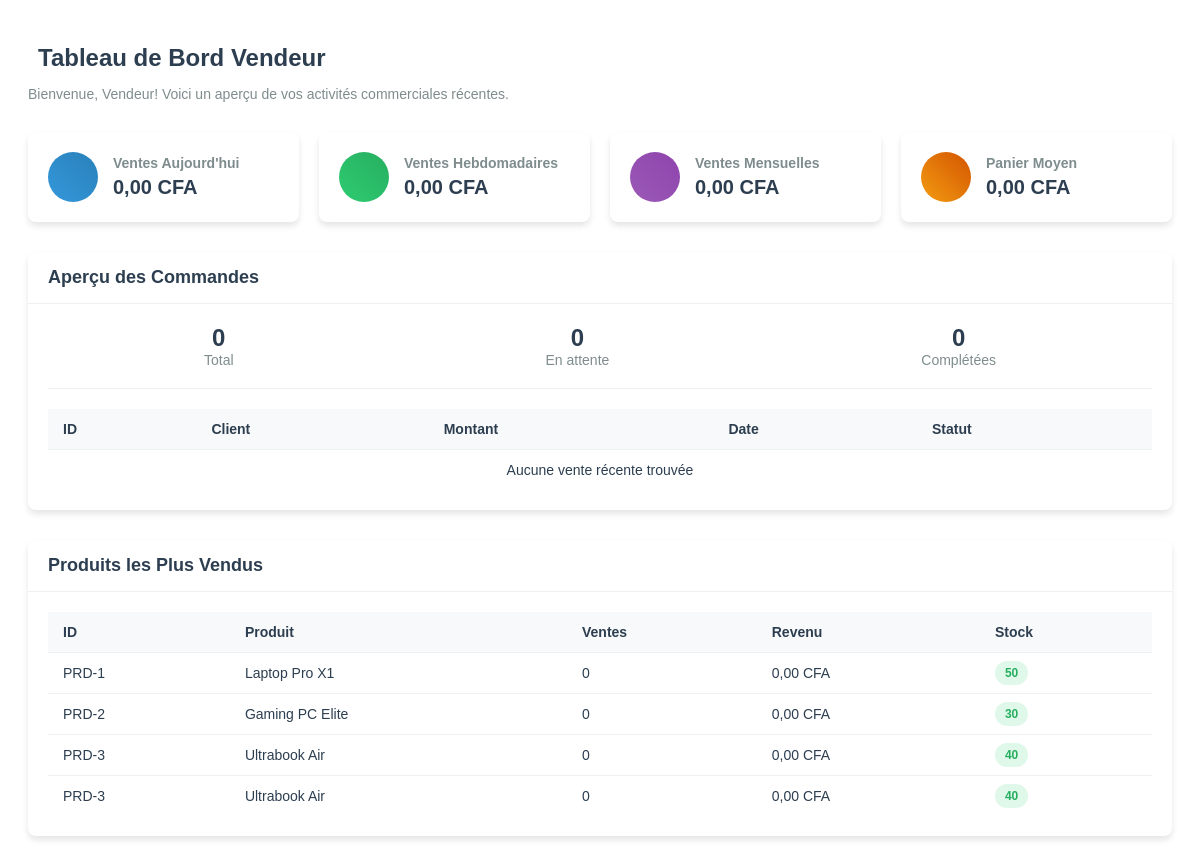
Page /vendeur/vendeur_dashboard.php (signed in) on the committed database.
### tables this page shows
CREATE TABLE products (
    product_id INT PRIMARY KEY AUTO_INCREMENT,
    category_id INT,
    name VARCHAR(255) NOT NULL,
    description TEXT,
    specifications TEXT,
    price DECIMAL(10,2) NOT NULL,
    original_price DECIMAL(10,2),
    image_path VARCHAR(255),
    badge VARCHAR(50),
    stock_quantity INT DEFAULT 0,
    is_featured BOOLEAN DEFAULT FALSE,
    created_at TIMESTAMP DEFAULT CURRENT_TIMESTAMP,
    sales_count INT DEFAULT 0,
    low_stock_threshold INT DEFAULT 5,
    supplier_id INT NULL,
    warranty_period VARCHAR(50),
    return_policy TEXT,
    FOREIGN KEY (category_id) REFERENCES product_categories(category_id)
);

### vendeur/vendeur_dashboard.php (the view, shortened to what this page needs)
<?php
require_once('../DatabaseConnection/db_config.php');
$vendeurId = $_SESSION['user_id'];
$recentSalesQuery = "
    SELECT
        o.order_id as id,
        CONCAT(u.first_name, ' ', u.last_name) as customer,
        o.total_amount as amount,
        DATE_FORMAT(o.order_date, '%d/%m/%Y') as date,
        o.status,
        CASE
            WHEN o.status = 'delivered' THEN 'Livré'
            WHEN o.status = 'shipped' THEN 'Expédié'
            WHEN o.status = 'processing' THEN 'En traitement'
            WHEN o.status = 'pending' THEN 'En attente'
            WHEN o.status = 'cancelled' THEN 'Annulé'
            ELSE o.status
        END as status_fr
    FROM
        orders o
    JOIN
        users u ON o.user_id = u.user_id
    WHERE
        o.verified_by = ? OR EXISTS (
            SELECT 1 FROM order_items oi
            WHERE oi.order_id = o.order_id AND oi.payment_verified_by = ?
        )
    ORDER BY
        o.order_date DESC
    LIMIT 4";
$stmt = $pdo->prepare($recentSalesQuery);
$stmt->execute([$vendeurId, $vendeurId]);
$recentSales = $stmt->fetchAll();
$salesStatsQuery = "
    SELECT
        (SELECT COALESCE(SUM(total_amount), 0) FROM orders WHERE DATE(order_date) = CURDATE() AND (verified_by = ? OR EXISTS (SELECT 1 FROM order_items WHERE order_id = orders.order_id AND payment_verified_by = ?))) as daily,
        (SELECT COALESCE(SUM(total_amount), 0) FROM orders WHERE order_date >= DATE_SUB(CURDATE(), INTERVAL 7 DAY) AND (verified_by = ? OR EXISTS (SELECT 1 FROM order_items WHERE order_id = orders.order_id AND payment_verified_by = ?))) as weekly,
        (SELECT COALESCE(SUM(total_amount), 0) FROM orders WHERE order_date >= DATE_SUB(CURDATE(), INTERVAL 30 DAY) AND (verified_by = ? OR EXISTS (SELECT 1 FROM order_items WHERE order_id = orders.order_id AND payment_verified_by = ?))) as monthly,
        (SELECT COUNT(*) FROM orders WHERE (verified_by = ? OR EXISTS (SELECT 1 FROM order_items WHERE order_id = orders.order_id AND payment_verified_by = ?))) as totalOrders,
        (SELECT COUNT(*) FROM orders WHERE status = 'pending' AND (verified_by = ? OR EXISTS (SELECT 1 FROM order_items WHERE order_id = orders.order_id AND payment_verified_by = ?))) as pendingOrders,
        (SELECT COALESCE(AVG(total_amount), 0) FROM orders WHERE (verified_by = ? OR EXISTS (SELECT 1 FROM order_items WHERE order_id = orders.order_id AND payment_verified_by = ?))) as avgOrderValue
";
$stmt = $pdo->prepare($salesStatsQuery);
$stmt->execute([
    $vendeurId, $vendeurId,
    $vendeurId, $vendeurId,
    $vendeurId, $vendeurId,
    $vendeurId, $vendeurId,
    $vendeurId, $vendeurId,
    $vendeurId, $vendeurId
]);
$salesStats = $stmt->fetch();
$salesStats['daily'] = number_format($salesStats['daily'], 2, ',', ' ') . ' CFA';
$salesStats['weekly'] = number_format($salesStats['weekly'], 2, ',', ' ') . ' CFA';
$salesStats['monthly'] = number_format($salesStats['monthly'], 2, ',', ' ') . ' CFA';
$salesStats['avgOrderValue'] = number_format($salesStats['avgOrderValue'], 2, ',', ' ') . ' CFA';
$topProductsQuery = "
    SELECT
        p.product_id as id,
        p.name,
        p.sales_count as sales,
        (p.price * p.sales_count) as revenue,
        p.stock_quantity as stock
    FROM
        products p
    ORDER BY
        p.sales_count DESC
    LIMIT 4";
$stmt = $pdo->prepare($topProductsQuery);
$stmt->execute();
$topProducts = $stmt->fetchAll();
?>
<div class="dashboard-container">
    <div class="dashboard-header">
        <h1><i class="fas fa-chart-line"></i> Tableau de Bord Vendeur</h1>
        <p>Bienvenue, <?= htmlspecialchars($_SESSION['first_name'] ?? 'Vendeur') ?>! Voici un aperçu de vos activités commerciales récentes.</p>
    </div>
    <div class="stats-cards">
        <div class="stat-card">
            <div class="stat-card-icon blue">
            </div>
            <div class="stat-card-info">
                <h3>Ventes Aujourd'hui</h3>
                <p><?= $salesStats['daily'] ?></p>
            </div>
        </div>
        <div class="stat-card">
            <div class="stat-card-icon green">
            </div>
            <div class="stat-card-info">
                <h3>Ventes Hebdomadaires</h3>
                <p><?= $salesStats['weekly'] ?></p>
            </div>
        </div>
        <div class="stat-card">
            <div class="stat-card-icon purple">
            </div>
            <div class="stat-card-info">
                <h3>Ventes Mensuelles</h3>
                <p><?= $salesStats['monthly'] ?></p>
            </div>
        </div>
        <div class="stat-card">
            <div class="stat-card-icon orange">
            </div>
            <div class="stat-card-info">
                <h3>Panier Moyen</h3>
                <p><?= $salesStats['avgOrderValue'] ?></p>
            </div>
        </div>
    </div>
    <div class="dashboard-row">
        <div class="dashboard-card orders-overview">
            <div class="card-header">
                <h2>Aperçu des Commandes</h2>
            </div>
            <div class="card-body">
                <div class="order-stats">
                    <div class="order-stat">
                        <span class="stat-value"><?= $salesStats['totalOrders'] ?></span>
                        <span class="stat-label">Total</span>
                    </div>
                    <div class="order-stat">
                        <span class="stat-value"><?= $salesStats['pendingOrders'] ?></span>
                        <span class="stat-label">En attente</span>
                    </div>
                    <div class="order-stat">
                        <span class="stat-value"><?= $salesStats['totalOrders'] - $salesStats['pendingOrders'] ?></span>
                        <span class="stat-label">Complétées</span>
                    </div>
                </div>
                <table class="dashboard-table">
                    <thead>
                        <tr>
                            <th>ID</th>
                            <th>Client</th>
                            <th>Montant</th>
                            <th>Date</th>
                            <th>Statut</th>
                        </tr>
                    </thead>
                    <tbody>
                        <?php if (empty($recentSales)): ?>
                        <tr>
                            <td colspan="5" class="text-center">Aucune vente récente trouvée</td>
                        </tr>
                        <?php endif; ?>
                    </tbody>
                </table>
            </div>
        </div>
    </div>
    <div class="dashboard-row">
        <div class="dashboard-card top-products">
            <div class="card-header">
                <h2>Produits les Plus Vendus</h2>
            </div>
            <div class="card-body">
                <table class="dashboard-table">
                    <thead>
                        <tr>
                            <th>ID</th>
                            <th>Produit</th>
                            <th>Ventes</th>
                            <th>Revenu</th>
                            <th>Stock</th>
                        </tr>
                    </thead>
                    <tbody>
                        <?php if (empty($topProducts)): ?>
                        <tr>
                            <td colspan="5" class="text-center">Aucun produit trouvé</td>
                        </tr>
                        <?php else: ?>
                            <?php foreach ($topProducts as $product): ?>
                            <tr>
                                <td><?= $product['id'] ?></td>
                                <td><?= htmlspecialchars($product['name']) ?></td>
                                <td><?= $product['sales'] ?></td>
                                <td><?= $product['revenue'] ?></td>
                                <td>
                                    <span class="stock-badge <?= $product['stock'] < 10 ? 'low' : 'ok' ?>">
                                        <?= $product['stock'] ?>
                                    </span>
                                </td>
                            </tr>
                            <?php endforeach; ?>
                        <?php endif; ?>
                    </tbody>
                </table>
            </div>
        </div>
    </div>

### vendeur/vendeur_dashboard.php (style rules this page uses)
.dashboard-container { padding: 20px; font-family: 'Nunito', sans-serif; }
.dashboard-header { margin-bottom: 30px; }
.dashboard-header h1 { font-size: 24px; color: #2c3e50; margin-bottom: 10px; display: flex; align-items: center; }
.dashboard-header p { color: #7f8c8d; font-size: 14px; }
.stats-cards { display: grid; grid-template-columns: repeat(auto-fit, minmax(240px, 1fr)); gap: 20px; margin-bottom: 30px; }
.stat-card { background: white; border-radius: 8px; box-shadow: 0 4px 6px rgba(0, 0, 0, 0.1); padding: 20px; display: flex; align-items: center; transition: transform 0.3s; }
.stat-card-icon { width: 50px; height: 50px; border-radius: 50%; display: flex; align-items: center; justify-content: center; margin-right: 15px; }
.stat-card-icon.blue { background: linear-gradient(45deg, #3498db, #2980b9); }
.stat-card-icon.green { background: linear-gradient(45deg, #2ecc71, #27ae60); }
.stat-card-icon.purple { background: linear-gradient(45deg, #9b59b6, #8e44ad); }
.stat-card-icon.orange { background: linear-gradient(45deg, #f39c12, #d35400); }
.stat-card-info h3 { margin: 0; font-size: 14px; color: #7f8c8d; font-weight: 600; }
.stat-card-info p { margin: 5px 0 0; font-size: 20px; font-weight: 700; color: #2c3e50; }
.dashboard-row { margin-bottom: 30px; }
.dashboard-card { background: white; border-radius: 8px; box-shadow: 0 4px 6px rgba(0, 0, 0, 0.1); overflow: hidden; }
.card-header { padding: 15px 20px; border-bottom: 1px solid #ecf0f1; display: flex; justify-content: space-between; align-items: center; }
.card-header h2 { margin: 0; font-size: 18px; color: #2c3e50; }
.card-body { padding: 20px; }
.order-stats { display: flex; justify-content: space-around; margin-bottom: 20px; padding-bottom: 20px; border-bottom: 1px solid #ecf0f1; }
.order-stat { text-align: center; }
.stat-value { display: block; font-size: 24px; font-weight: 700; color: #2c3e50; }
.stat-label { font-size: 14px; color: #7f8c8d; }
.dashboard-table { width: 100%; border-collapse: collapse; }
.dashboard-table th { text-align: left; padding: 12px 15px; background-color: #f8f9fa; color: #2c3e50; font-size: 14px; font-weight: 600; }
.dashboard-table td { padding: 12px 15px; border-top: 1px solid #ecf0f1; color: #2c3e50; font-size: 14px; }
.text-center { text-align: center; }
.stock-badge { padding: 5px 10px; border-radius: 20px; font-size: 12px; font-weight: 600; }
.stock-badge.ok { background-color: rgba(46, 204, 113, 0.15); color: #27ae60; }

### rows in the picture
products: id "PRD-1", name "Laptop Pro X1", sales_count "0", revenue "0,00 CFA", stock_quantity "50"
products: id "PRD-2", name "Gaming PC Elite", sales_count "0", revenue "0,00 CFA", stock_quantity "30"
products: id "PRD-3", name "Ultrabook Air", sales_count "0", revenue "0,00 CFA", stock_quantity "40"

### other values in the picture
$_SESSION['first_name'] "Vendeur"
$salesStats['daily'] "0,00 CFA"
$salesStats['weekly'] "0,00 CFA"
$salesStats['monthly'] "0,00 CFA"
$salesStats['avgOrderValue'] "0,00 CFA"
$salesStats['totalOrders'] "0"
$salesStats['pendingOrders'] "0"
$salesStats['totalOrders'] - $salesStats['pendingOrders'] "0"
